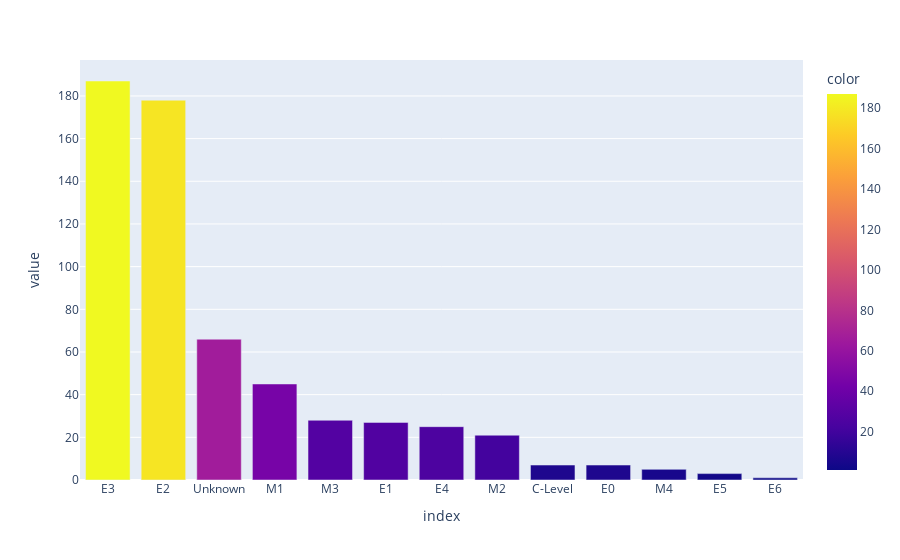

Notebook cell for this chart:
### Code cell
px.bar(df['Level'].value_counts(), color=df['Level'].value_counts())

### Figure 1 — Plotly figure (JSON) as saved in the notebook; plotly's stock layout.template omitted (floating-point values rounded to 4 significant figures)
{"data": [{"alignmentgroup": "True", "hovertemplate": "index=%{x}<br>value=%{y}<br>color=%{marker.color}<extra></extra>", "legendgroup": "", "marker": {"color": [187, 178, 66, 45, 28, 27, 25, 21, 7, 7, 5, 3, 1], "coloraxis": "coloraxis"}, "name": "", "offsetgroup": "", "orientation": "v", "showlegend": false, "textposition": "auto", "type": "bar", "x": ["E3", "E2", "Unknown", "M1", "M3", "E1", "E4", "M2", "C-Level", "E0", "M4", "E5", "E6"], "xaxis": "x", "y": [187, 178, 66, 45, 28, 27, 25, 21, 7, 7, 5, 3, 1], "yaxis": "y"}], "layout": {"barmode": "relative", "coloraxis": {"colorbar": {"title": {"text": "color"}}, "colorscale": [[0, "#0d0887"], [0.1111, "#46039f"], [0.2222, "#7201a8"], [0.3333, "#9c179e"], [0.4444, "#bd3786"], [0.5556, "#d8576b"], [0.6667, "#ed7953"], [0.7778, "#fb9f3a"], [0.8889, "#fdca26"], [1, "#f0f921"]]}, "legend": {"tracegroupgap": 0}, "margin": {"t": 60}, "xaxis": {"anchor": "y", "domain": [0, 1], "title": {"text": "index"}}, "yaxis": {"anchor": "x", "domain": [0, 1], "title": {"text": "value"}}}}
